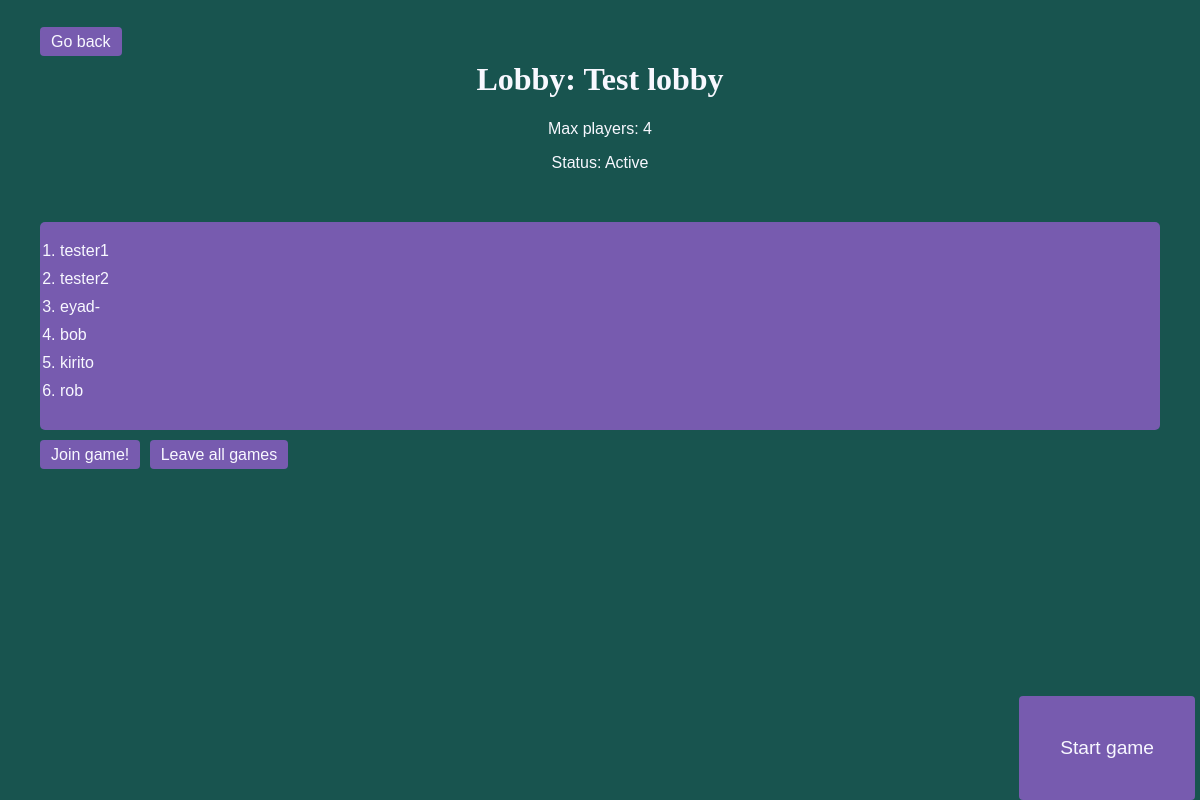
/lobby/1/, run on an earlier commit of the app's database.
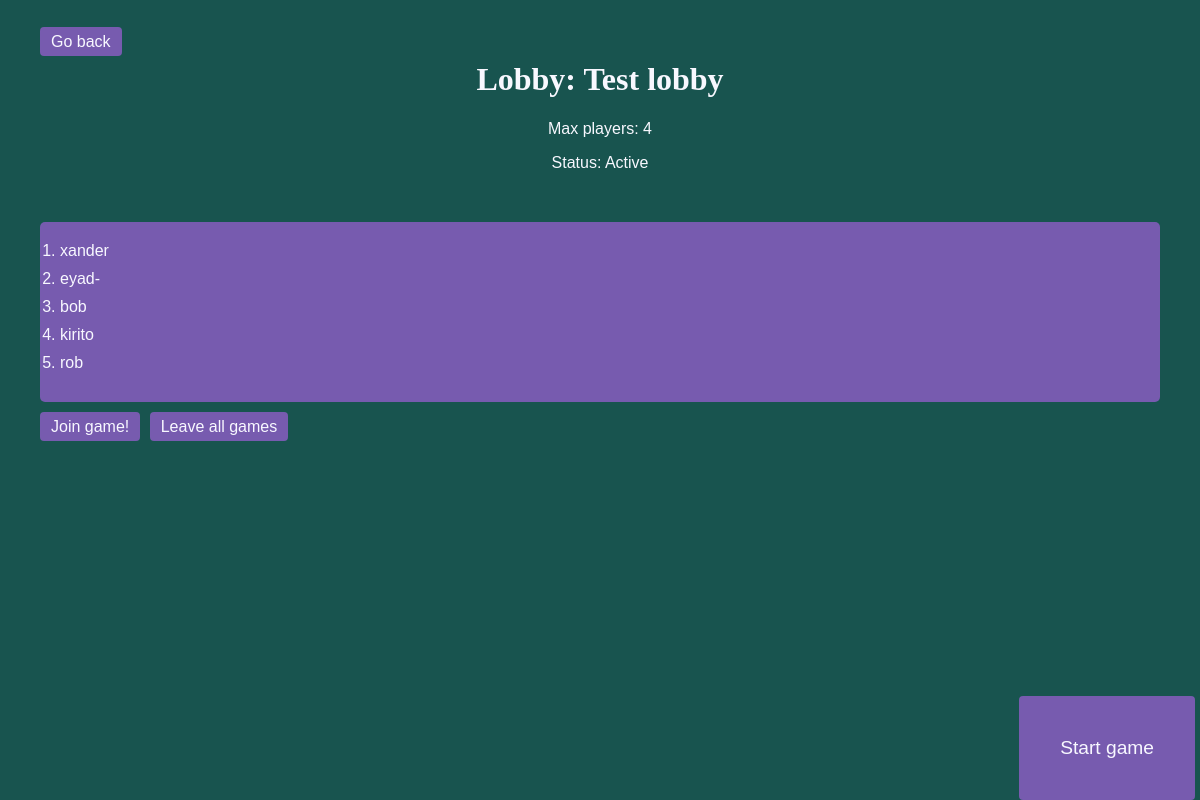
And on a later commit of the database.
### lobby/models.py (models this page shows)
class Participant(models.Model):
    lobbyId = models.ForeignKey(Lobby, on_delete=models.CASCADE, related_name='participants')
    userId = models.ForeignKey(User, on_delete=models.CASCADE)
    role = models.IntegerField(choices=GAME_ROLES)
    vote_count = models.IntegerField()
    voted = models.BooleanField(default=False)
    killed = models.IntegerField(default=0)
    rescued = models.IntegerField(default=0)
    dead = models.BooleanField(default=False)

### lobby/views.py (the view)
# urls.py: path('lobby/<int:id>/', LobbyView.as_view(), name='lobby'),
class LobbyView(View):
    def get(self, request, id):
        try:
            lobby = Lobby.objects.get(lobbyId=id)
        except Lobby.DoesNotExist:
            return redirect('/lobby/')
        return render(request, 'lobby/lobby.html', {'lobby': lobby})

### templates/lobby/lobby.html (shortened to what this page needs)
<!DOCTYPE html>
<html lang="en">
<head>
</head>
<body>
<h1>Lobby: {{ lobby.lobby_name }}</h1>
<p>Max players: {{ lobby.max_players }}</p>
<p>Status: {{ lobby.get_game_status_display }}</p>
<div class="container"><a href="/lobby/">Go back</a></div>
<ol>
    {% for p in lobby.participants.all %}
        <li>{{ p.userId.username }}</li>
    {% endfor %}
</ol>
<a href="/lobby/{{ lobby.lobbyId }}/join/" >Join game!</a>
<a href="/lobby/{{ lobby.lobbyId }}/leave/" >Leave all games</a>
<a href="/lobby/{{ lobby.lobbyId }}/gamestart/" class="btn">Start game</a>
</body>
</html>

What changed in the data, as far as the page shows it:
removed Participant: userId.username "tester1"
removed Participant: userId.username "tester2"
added Participant: userId.username "xander"
